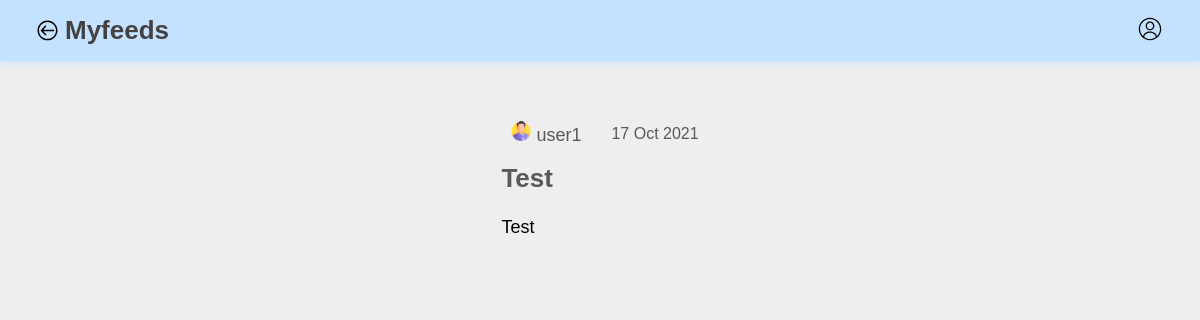
Screenshot of /feeds/detail/2 with the database file from the repository.
### app_netfeed/models.py (models this page shows)
class Feeds(models.Model):
    title = models.CharField(max_length=120, verbose_name='Заголовок поста')
    author = models.ForeignKey('app_users.Profile', verbose_name='Автор поста', on_delete=models.CASCADE)
    text = models.TextField(verbose_name='Основной текст')
    date_created = models.DateTimeField(auto_now_add=True)
    date_updated = models.DateTimeField(auto_now=True)

### app_users/models.py (models this page shows)
class Profile(models.Model):
    user_login = OneToOneField(User, on_delete=models.CASCADE, verbose_name='Логин пользователя')
    phone = PhoneNumberField(unique=True, verbose_name='Номер телефона')
    city = models.CharField(max_length=50, verbose_name='Город')
    about_me = models.TextField(max_length=600, null=True, blank=True, verbose_name='О себе')
    avatar = models.FileField(upload_to='users/avatars', verbose_name='Фото профиля')

### app_netfeed/views.py (the view)
# urls.py: path('detail/<int:pk>', FeedsDetailView.as_view(), name='detail'),
class FeedsDetailView(DetailView):
    model = Feeds
    template_name = 'netfeed/feed_detail.html'
    context_object_name = 'feed_detail'
    def get_context_data(self,  **kwargs):
        feeds_object = super().get_object()
        context = super(FeedsDetailView, self).get_context_data()
        context['images'] = Images.objects.filter(feed_id=feeds_object.id)
        return context

### templates/netfeed/feed_detail.html (shortened to what this page needs)
<!DOCTYPE html>
{% load static %}
<html lang="en">
<head>
    <link rel="stylesheet" href="{% static 'netfeed/css/detail/style.css'%}" type="text/css">
</head>
<body>
    <header class="header">
        <nav class="header__nav">
            <div class="nav-item header__nav-post">
                <a href="/feeds/list" class="nav-item__logo">
                    Myfeeds
                </a>
            </div>
            <div class="nav-item header__nav-login">
                {% if request.user.is_authenticated %}
                <button class="nav-item__login logout">
                    <a href="{% url 'logout' %}" class="nav-item__login-link"></a>
                </button>
                {% else %}
                <button class="nav-item__login">
                    <a href="{% url 'login' %}" class="nav-item__login-link"></a>
                </button>
                {% endif %}
            </div>
        </nav>
    </header>
    <main class="main">
        <div class="main__container">
            <div class="post-details main__container-post-details">
                <div class="post-details__author">
                    <img src="/media/{{ feed_detail.author.avatar }}" alt="Фото профиля" class="post-details__author-avatar">
                    {{ feed_detail.author.user_login }}
                </div>
                <div class="post-details__date">
                    {{ feed_detail.date_created|date:"d M Y" }}
                </div>
            </div>
            <h1 class="main__container-header">
                {{ feed_detail.title }}
            </h1>
            <p class="main__container-p">
                {{ feed_detail.text }}
            </p>
        </div>
    </main>
</body>
</html>

### app_netfeed/static/netfeed/css/detail/style.css (style rules this page uses)
body { margin: 0; height: 100%; font-family: "Graphic", sans-serif; background-color: #eeeeee; }
a { text-decoration: none; color: rgb(68, 65, 65) }
ul, li, p { margin: 0; padding: 0; list-style-type: none; }
button { margin: 0; padding: 0; border: 0; }
.header { background-color: rgb(196, 226, 255); box-shadow: 0 0 10px 1px rgba(196, 226, 255, 1); }
.header__nav { display: flex; justify-content: space-between; align-items: center; }
.header__nav-post { margin: 15px 0px 15px 35px; display: flex; align-items: center; }
.nav-item__logo { padding-left: 30px; background: url('../../img/detail/arrow_to_main.svg') no-repeat left 3px; font-family: "Graphic", sans-serif; font-size: 26px; font-weight: 600; }
.nav-item__login { margin-right: 35px; height: 30px; width: 30px; position: relative; background: url("../../img/list/login_logo.svg") no-repeat; background-size: 100%; }
.nav-item__login-link { position: absolute; top: 0; left: 0; display: block; width: 100%; height: 100%; text-decoration: none; z-index: 1; }
.main { display: flex; flex-direction: column; align-items: center; }
.main__container { margin-top: 60px; max-width: 800px; }
.post-details { display: flex; align-items: center; }
.post-details__author { margin-left: 10px; color: rgb(90, 88, 88); font-size: 18px; font-weight: 400; }
.post-details__author-avatar { height: 20px; width: 20px; }
.post-details__date { margin-left: 30px; color: rgb(90, 88, 88); font-size: 16px; font-weight: 400; }
.main__container-header { max-width: 750px; color: rgb(90, 88, 88); font-size: 26px; }
.main__container-p { margin-top: 20px; font-weight: 300; line-height: 1.5; font-size: 18px; }

### rows the page displays
Feeds: author.avatar (picture), author.user_login "user1", date_created "17 Oct 2021", title "Test", text "Test"
